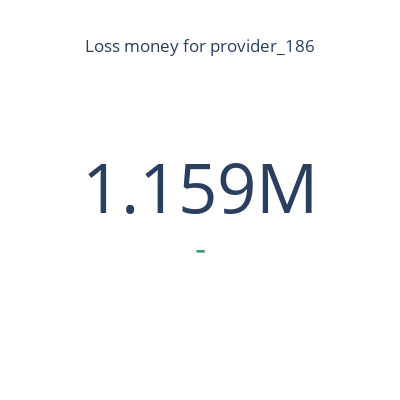

This figure's notebook cell:
### Code cell
loss_money_by_provider("provider_186")

### Figure 1 — Plotly figure (JSON) as saved in the notebook; plotly's stock layout.template omitted (floating-point values rounded to 4 significant figures)
{"data": [{"domain": {"column": 1, "row": 0}, "mode": "number+delta", "type": "indicator", "value": 1158510}], "layout": {"autosize": false, "height": 400, "title": {"text": "Loss money for provider_186", "x": 0.5, "xanchor": "center", "y": 0.9, "yanchor": "top"}, "width": 400}}
